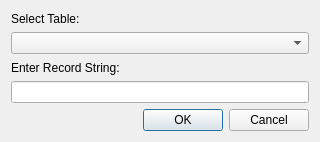
<?xml version="1.0" encoding="UTF-8"?>
<ui version="4.0">
 <class>AddObjectDialog</class>
 <widget class="QDialog" name="AddObjectDialog">
  <property name="geometry">
   <rect>
    <x>0</x>
    <y>0</y>
    <width>320</width>
    <height>142</height>
   </rect>
  </property>
  <property name="minimumSize">
   <size>
    <width>320</width>
    <height>142</height>
   </size>
  </property>
  <property name="maximumSize">
   <size>
    <width>320</width>
    <height>142</height>
   </size>
  </property>
  <property name="windowTitle">
   <string>Add Object</string>
  </property>
  <layout class="QVBoxLayout" name="verticalLayout">
   <item>
    <widget class="QLabel" name="tableLabel">
     <property name="text">
      <string>Select Table:</string>
     </property>
    </widget>
   </item>
   <item>
    <widget class="QComboBox" name="tableComboBox"/>
   </item>
   <item>
    <widget class="QLabel" name="recordLabel">
     <property name="text">
      <string>Enter Record String:</string>
     </property>
    </widget>
   </item>
   <item>
    <widget class="QLineEdit" name="recordEdit"/>
   </item>
   <item>
    <widget class="QDialogButtonBox" name="buttonBox">
     <property name="standardButtons">
      <set>QDialogButtonBox::Cancel|QDialogButtonBox::Ok</set>
     </property>
    </widget>
   </item>
  </layout>
 </widget>
 <resources/>
 <connections>
  <connection>
   <sender>buttonBox</sender>
   <signal>accepted()</signal>
   <receiver>AddObjectDialog</receiver>
   <slot>accept()</slot>
   <hints>
    <hint type="sourcelabel">
     <x>118</x>
     <y>158</y>
    </hint>
    <hint type="destinationlabel">
     <x>115</x>
     <y>72</y>
    </hint>
   </hints>
  </connection>
  <connection>
   <sender>buttonBox</sender>
   <signal>rejected()</signal>
   <receiver>AddObjectDialog</receiver>
   <slot>hide()</slot>
   <hints>
    <hint type="sourcelabel">
     <x>181</x>
     <y>151</y>
    </hint>
    <hint type="destinationlabel">
     <x>184</x>
     <y>66</y>
    </hint>
   </hints>
  </connection>
 </connections>
</ui>
